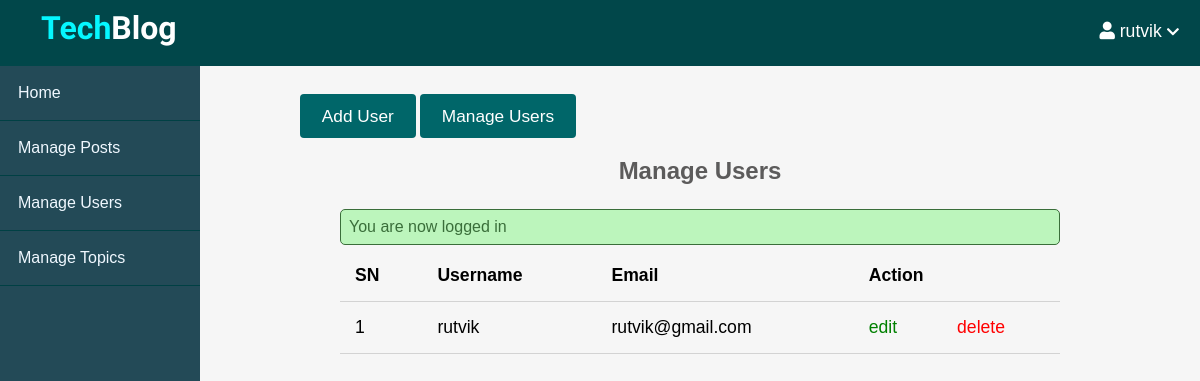
Before: /admin/users/index.php (signed in) with the older database file.
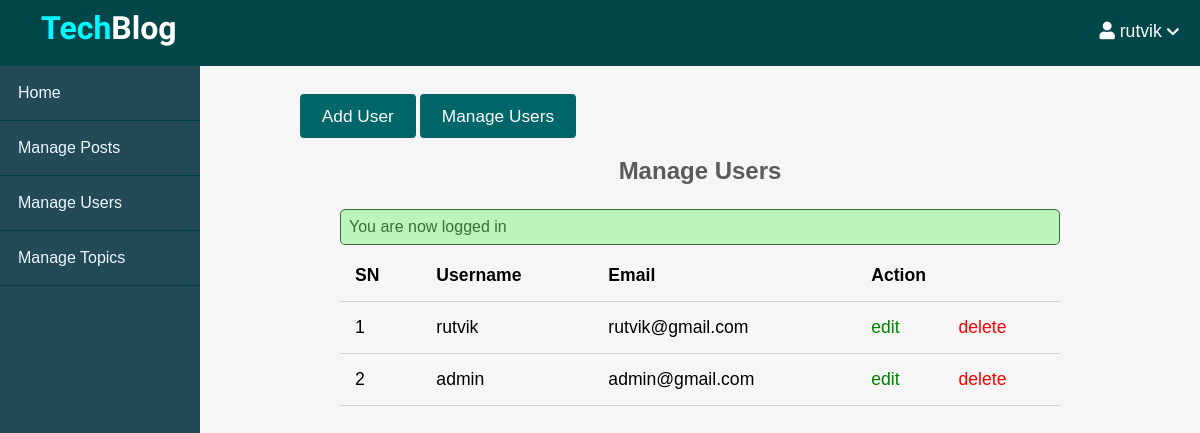
After: the same page with the newer database file.
### tables this page shows
CREATE TABLE `users` (
  `id` int(11) NOT NULL,
  `admin` tinyint(4) NOT NULL,
  `username` varchar(255) NOT NULL,
  `email` varchar(255) NOT NULL,
  `password` varchar(255) NOT NULL,
  `created_at` timestamp NOT NULL DEFAULT current_timestamp()
);

### app/controllers/users.php (called while the page is built, shortened)
<?php
include(ROOT_PATH . "/app/database/db.php");
$table = 'users';
$admin_users = selectAll($table);

### app/database/db.php (called while the page is built, shortened)
<?php
require('connect.php');
function selectAll($table, $conditions = [])
{
    global $conn;
    $sql = "SELECT * FROM $table";
    if (empty($conditions)) {
        $stmt = $conn->prepare($sql);
        $stmt->execute();
        $records = $stmt->get_result()->fetch_all(MYSQLI_ASSOC);
        return $records;
    }
}

### admin/users/index.php (the view, shortened to what this page needs)
<?php include(ROOT_PATH . "/app/controllers/users.php");
?>
<!DOCTYPE html>
<html lang="en">
    <head>
        <link rel="stylesheet"
            href="https://use.fontawesome.com/releases/v5.7.2/css/all.css"
>
        <link rel="stylesheet" href="../../assets/css/style.css">
        <link rel="stylesheet" href="../../assets/css/admin.css">
    </head>
    <body>
    <?php include(ROOT_PATH . "/app/includes/adminHeader.php"); ?>
        <div class="admin-wrapper">
        <?php include(ROOT_PATH . "/app/includes/adminSidebar.php"); ?>
            <div class="admin-content">
                <div class="button-group">
                    <a href="create.php" class="btn btn-big">Add User</a>
                    <a href="index.php" class="btn btn-big">Manage Users</a>
                </div>
                <div class="content">
                    <h2 class="page-title">Manage Users</h2>
                    <?php include(ROOT_PATH . "/app/includes/messages.php"); ?>
                    <table>
                        <thead>
                            <th>SN</th>
                            <th>Username</th>
                            <th>Email</th>
                            <th colspan="2">Action</th>
                        </thead>
                        <tbody>
                            <?php foreach ($admin_users as $key => $user): ?>
                                <tr>
                                    <td><?php echo $key + 1; ?></td>
                                    <td><?php echo $user['username']; ?></td>
                                    <td><?php echo $user['email']; ?></td>
                                    <td><a href="edit.php?id=<?php echo $user['id']; ?>" class="edit">edit</a></td>
                                    <td><a href="index.php?delete_id=<?php echo $user['id']; ?>" class="delete">delete</a></td>
                                </tr>
                            <?php endforeach; ?>
                        </tbody>
                    </table>
                </div>
            </div>
        </div>
    </body>
</html>

### app/includes/adminHeader.php (shortened to what this page needs)
<header>
    <a class="logo" href="<?php echo BASE_URL . '/index.php'; ?>">
        <h1 class="logo-text"><span>Tech</span>Blog</h1>
    </a>
    <ul class="nav">
        <?php if (isset($_SESSION['username'])) : ?>
            <li>
                <a href="#">
                    <i class="fa fa-user"></i>
                    <?php echo $_SESSION['username']; ?>
                    <i class="fa fa-chevron-down" style="font-size: .8em;"></i>
                </a>
            </li>
        <?php endif; ?>
    </ul>
</header>

### app/includes/adminSidebar.php
<div class="left-sidebar">
    <ul>
              <li><a href="<?php echo BASE_URL . '/index.php' ?>">Home</a></li>
        <li><a href="<?php echo BASE_URL . '/admin/posts/index.php'; ?>">Manage Posts</a></li>
        <li><a href="<?php echo BASE_URL . '/admin/users/index.php'; ?>">Manage Users</a></li>
        <li><a href="<?php echo BASE_URL . '/admin/topics/index.php'; ?>">Manage Topics</a></li>
    </ul>
</div>

### app/includes/messages.php (shortened to what this page needs)
<?php if(isset($_SESSION['message'])): ?>
  <div class="msg <?php echo $_SESSION['type']; ?>">
    <li><?php echo $_SESSION['message']; ?></li>
  </div>
<?php endif; ?>

### assets/css/style.css (style rules this page uses)
* { box-sizing: border-box; }
html, body { height: 100%; padding: 0px; margin: 0px; background: #f6f6f6; font-family: "Gill Sans", sans-serif; }
h1, h2, h3, h4, h5, h6 { font-family: "Gill Sans", sans-serif; color: #5c5b5b; margin: 5px; }
a { text-decoration: none; color: inherit; }
.btn { padding: 0.5rem 1rem; background: #006669; color: white; border: 1px solid transparent; border-radius: 0.25rem; font-size: 1.08em; font-family: "Gill Sans", sans-serif; }
.btn-big { padding: 0.7rem 1.3rem; line-height: 1.3rem; }
.msg { width: 100%; margin: 5px auto; padding: 8px; border-radius: 5px; list-style: none; }
.success { color: #3a6e3a; border: 1px solid #3a6e3a; background: #bcf5bc; }
header { background: #008489; height: 66px; }
header * { color: white; }
header .logo { float: left; height: inherit; margin-left: 2em; }
header .logo-text { margin: 9px; font-family: "Candal", serif; }
header .logo-text span { color: #05f7ff; }
header ul { float: right; margin: 0px; padding: 0px; list-style: none; }
header ul li { float: left; position: relative; }
header ul li a { display: block; padding: 21px; font-size: 1.1em; text-decoration: none; }
.content { width: 90%; margin: 30px auto 30px; }

### assets/css/admin.css (style rules this page uses)
header { background: #01474a; }
.admin-wrapper { display: flex; height: calc(100% - 66px); }
.admin-wrapper .left-sidebar { flex: 2; height: 100%; background: #234a57; }
.admin-wrapper .left-sidebar ul { list-style: none; margin: 0px; padding: 0px; color: aliceblue; }
.admin-wrapper .left-sidebar ul li a { padding: 18px; display: block; border-bottom: 1px solid #004044; }
.admin-wrapper .admin-content { flex: 8; height: 100%; padding: 40px 100px 100px; overflow-y: scroll; }
.admin-content .page-title { text-align: center; margin-bottom: 1.5rem; }
table { width: 100%; border-collapse: collapse; font-size: 1.1rem; }
th, td { padding: 15px; text-align: left; border-bottom: 1px solid #d3d3d3; }
.edit { color: green; }
.delete { color: red; }

Changed rows visible on the page:
added users: username "admin", email "admin@gmail.com"
